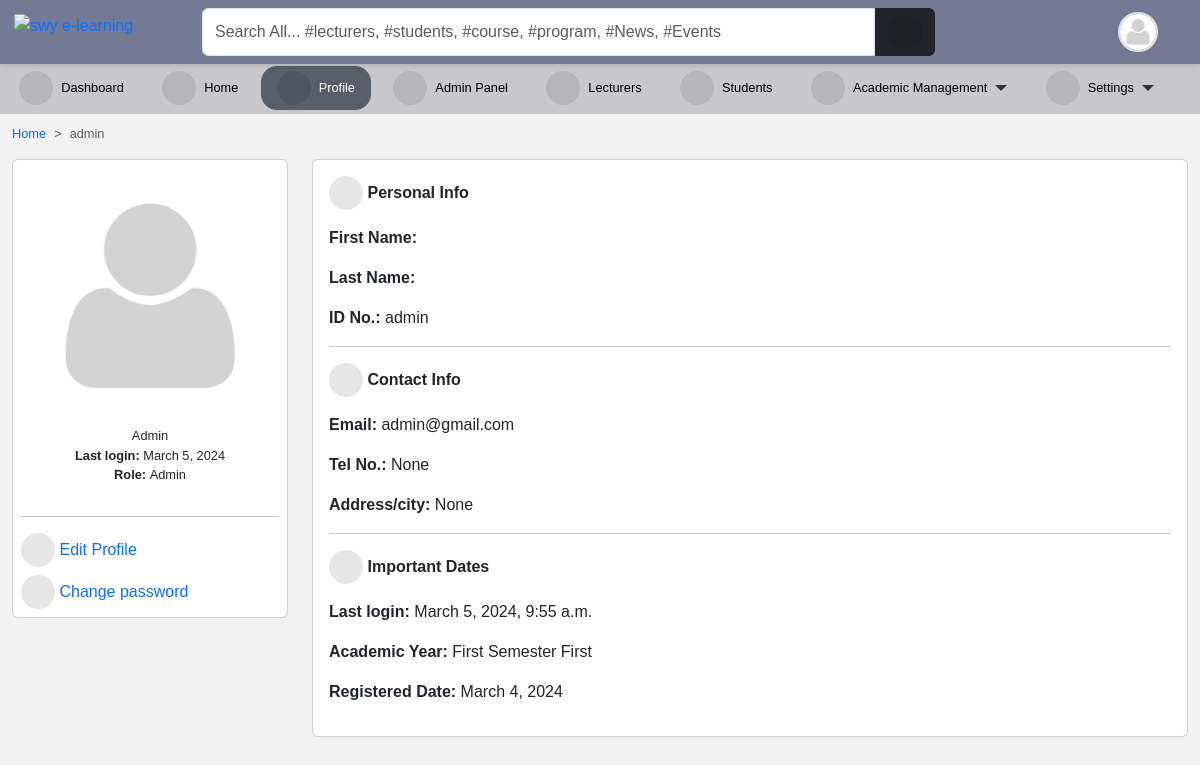
The app's page /accounts/profile/ (signed in), older data.
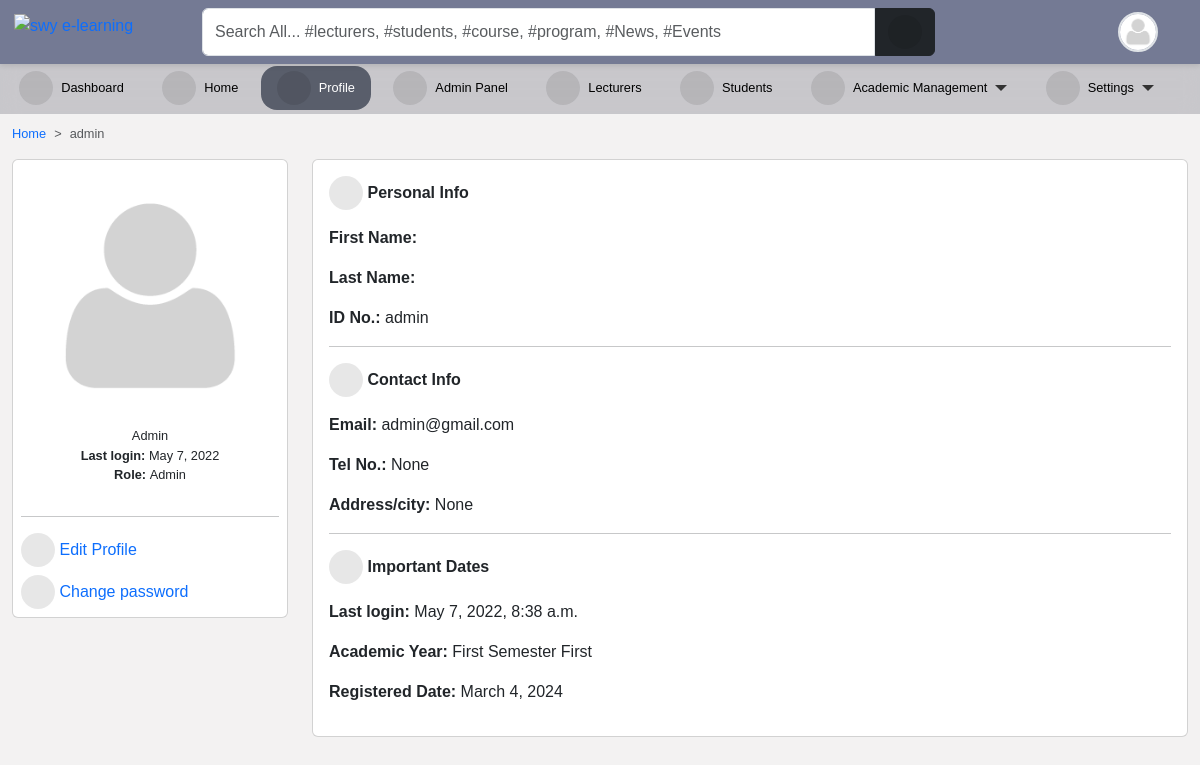
The same page, newer data.
### accounts/models.py (models this page shows, shortened)
class User(AbstractUser):
    is_student = models.BooleanField(default=False)
    is_lecturer = models.BooleanField(default=False)
    gender = models.CharField(max_length=1, choices=GENDERS, blank=True, null=True)
    phone = models.CharField(max_length=60, blank=True, null=True)
    address = models.CharField(max_length=60, blank=True, null=True)
    picture = models.ImageField(
        upload_to="profile_pictures/%y/%m/%d/", default="default.png", null=True
    )
    email = models.EmailField(blank=True, null=True)
    username_validator = ASCIIUsernameValidator()
    objects = CustomUserManager()
    class Meta:
        ordering = ("-date_joined",)
    @property
    def get_full_name(self):
        full_name = self.username
        if self.first_name and self.last_name:
            full_name = self.first_name + " " + self.last_name
        return full_name
    @property
    def get_user_role(self):
        if self.is_superuser:
            role = "Admin"
        elif self.is_student:
            role = "Student"
        elif self.is_lecturer:
            role = "Lecturer"
        return role

### accounts/views.py (the view, shortened to what this page needs)
# urls.py: path("profile/", profile, name="profile"),
@login_required(login_url='login')
def profile(request):
    current_session = Session.objects.filter(is_current_session=True).first()
    current_semester = Semester.objects.filter(
        is_current_semester=True, session=current_session
    ).first()
    if request.user.is_lecturer:
        courses = Course.objects.filter(
            allocated_course__lecturer__pk=request.user.id
        ).filter(semester=current_semester)
        return render(
            request,
            "accounts/profile.html",
            {
                "title": request.user.get_full_name,
                "courses": courses,
                "current_session": current_session,
                "current_semester": current_semester,
            },
        )
    else:
        staff = User.objects.filter(is_lecturer=True)
        return render(
            request,
            "accounts/profile.html",
            {
                "title": request.user.get_full_name,
                "staff": staff,
                "current_session": current_session,
                "current_semester": current_semester,
            },
        )

### core/models.py (called while the page is built)
    def __str__(self):
        return self.session

    def __str__(self):
        return self.semester

### templates/accounts/profile.html (shortened to what this page needs)
{% extends 'base.html' %}
{% load static %}
{% load i18n %}
{% block content %}
{% if user.is_authenticated %}
<nav style="--bs-breadcrumb-divider: '>';" aria-label="breadcrumb">
    <ol class="breadcrumb">
      <li class="breadcrumb-item"><a href="/">Home</a></li>
      <li class="breadcrumb-item active" aria-current="page">{{ user.get_full_name }}</li>
    </ol>
</nav>
<div class="row">
    <div class="col-md-3 mx-auto">
        <div class="card  p-2">
            <div class="text-center">
                <img src="{{ user.picture.url }}" class="w-100">
                <ul class="px-2 list-unstyled">
                    <li>{{ user.get_full_name|title }}</li>
                    <li><strong>Last login: </strong>{{ user.last_login|date }}</li>
                    <li><strong>Role: </strong>
                        {{ user.get_user_role }}
                    </li>
                </ul>
            </div>
            <hr>
            <a class="mb-2" href="{% url 'edit_profile' %}"><i class="fas fa-user-edit"></i>
                <span class="mobile-hide">Edit Profile</span></a>
            <a href="{% url 'change_password' %}"><i class="fas fa-lock"></i><span class="mobile-hide">
                    Change password</span></a>
        </div>
    </div>
    <div class="col-md-9 mx-auto">
        <div class="card">
            <div class="card-body">
                <p class="fw-bold"><i class="fas fa-user"></i> Personal Info</p>
                <div class="dashboard-description">
                    <p><strong>First Name:</strong> {{ user.first_name|title }}</p>
                    <p><strong>Last Name:</strong> {{ user.last_name|title }}</p>
                    <p><strong>ID No.:</strong> {{ user.username }}</p>
                </div>
                <hr>
                <p class="fw-bold"><i class="fas fa-phone-square-alt"></i> Contact Info</p>
                <div class="dashboard-description">
                    <p><strong>Email:</strong> {{ user.email }}</p>
                    <p><strong>Tel No.:</strong> {{ user.phone }}</p>
                    <p><strong>Address/city:</strong> {{ user.address }}</p>
                </div>
                <hr>
                <p class="fw-bold"><i class="fa fa-calendar-day"></i> Important Dates</p>
                <div class="dashboard-description">
                    <p><strong>Last login:</strong> {{ user.last_login }}</p>
                    {% if current_semester and current_session %}
                    <p><strong>Academic Year:</strong> {{ current_semester }} Semester {{ current_session }}</p>
                    {% endif %}
                    <p><strong>Registered Date:</strong> {{ user.date_joined|date }}</p>
                </div>
            </div>
        </div>
    </div>
</div>
{% endif %}
{% endblock content %}

### templates/navbar.html (shortened to what this page needs)
{% load static %}
<div id="top-navbar" class="py-2 top-navbar">
	<div class="container">
		<a href="/" class="head-logo">
			<img src="{% static 'img/swy e-learning.jpg' %}" width="40px" alt="swy e-learning">
		</a>
		<div class="nav-wrapper">
			<form class="form-header" action="{% url 'query' %}" method="GET">
				<input id="primary-search" class="form-control rounded-end-0" type="text" name="q" value="{{ request.GET.q }}"
					placeholder="Search All... #lecturers, #students, #course, #program, #News, #Events" required />
				<button class="btn btn-dark rounded-start-0" type="submit">
					<i class="fas fa-search"></i>
				</button>
			</form>
			<div class="dropdown index">
				<div class="avatar border border-2" type="button" data-bs-toggle="dropdown" aria-expanded="false">
					<img src="{{ request.user.picture.url }}">
				</div>
			</div>
		</div>
	</div>
</div>

Row changes from the older to the newer data that the page shows:
changed User "admin": last_login "March 5, 2024" → "May 7, 2022"; last_login "March 5, 2024, 9:55 a.m." → "May 7, 2022, 8:38 a.m."
